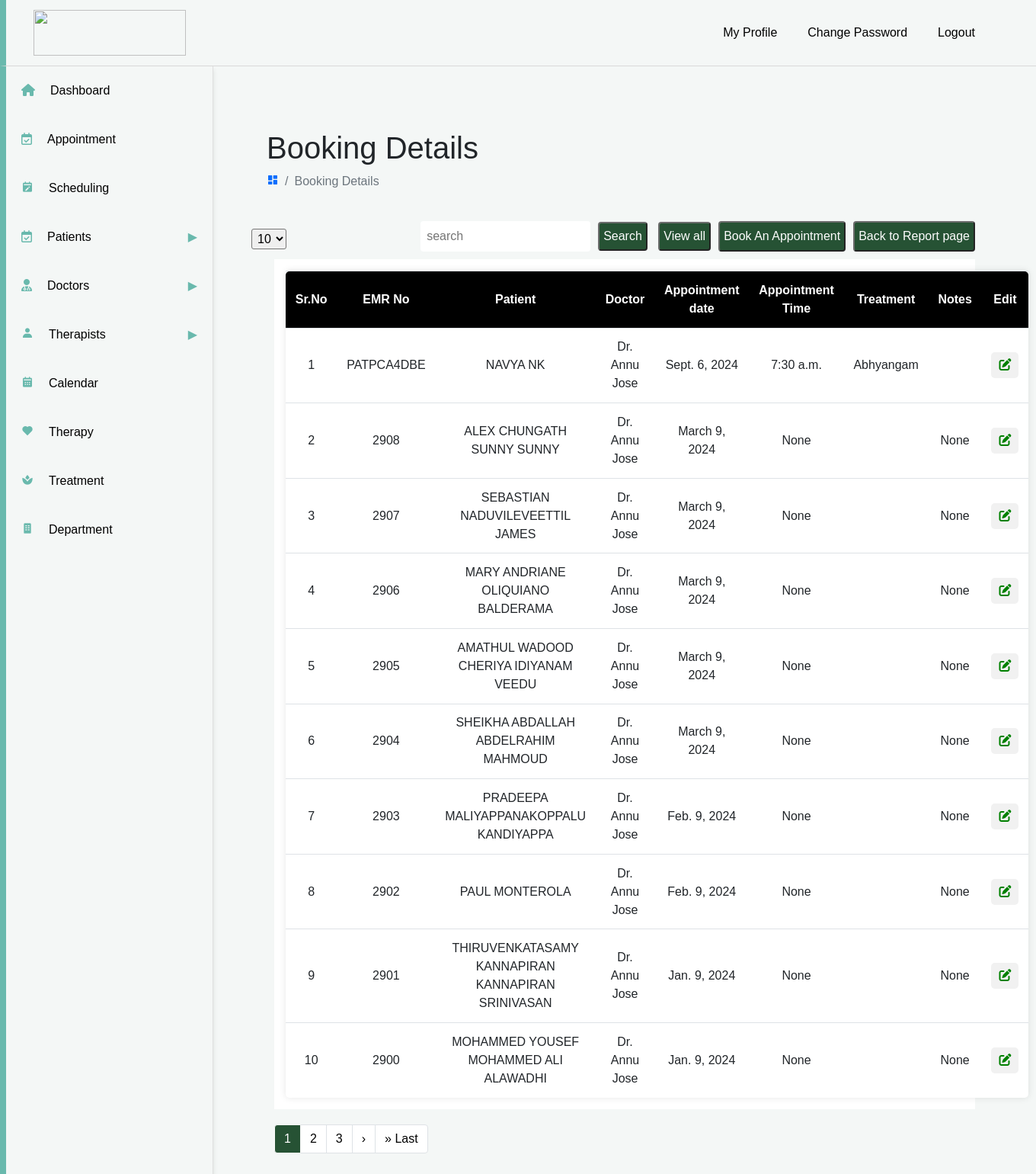
/bookingview (signed in), run on the app's committed database.
### Booking/models.py (models this page shows, shortened)
class booking(models.Model):
    admin=models.ForeignKey(Admin,on_delete=models.CASCADE)
    Doctor=models.ForeignKey(Doctor, on_delete=models.CASCADE)
    patientid = models.ForeignKey(Patient, on_delete=models.CASCADE)
    treatment=models.ForeignKey(Treatment,on_delete=models.CASCADE,null=True)
    reg_date = models.DateField(null=True)
    reg_time = models.TimeField(null=True)
    about=models.TextField(null=True)
    status=models.ForeignKey(Status,on_delete=models.CASCADE,null=True)
    created_at = models.DateTimeField(auto_now_add=True, null=True)

class Patient(models.Model):
    admin=models.ForeignKey(Admin,on_delete=models.CASCADE)
    patient_id = models.CharField(max_length=20, unique=True, editable=False,null=True)
    name = models.CharField(max_length=100)
    gender = models.CharField(max_length=50)
    age = models.IntegerField(null=True)
    DOB=models.CharField(max_length=50)
    phone = models.CharField(max_length=15)
    email = models.CharField(max_length=50,null=True)
    address = models.TextField(null=True)
    blood_gp=models.CharField(max_length=50,null=True)
    doctor=models.ForeignKey(Doctor,on_delete=models.CASCADE,null=True)
    therapy=models.ForeignKey(Therapy,on_delete=models.CASCADE,null=True)
    treatment=models.ForeignKey(Treatment,on_delete=models.CASCADE,null=True)
    note=models.TextField(null=True)
    medicines=models.TextField(null=True)
    number_of_session=models.CharField(max_length=50,null=True)
    Followup =models.CharField(max_length=100,null=True)
    Proposedtreatmentplan=models.CharField(max_length=100,null=True)
    Treatment=models.CharField(max_length=100,null=True)
    Srothusinvolved=models.CharField(max_length=100,null=True)
    Dhathupredominence =models.CharField(max_length=100,null=True)
    Doshapredominence=models.CharField(max_length=100,null=True)
    Amanirama=models.CharField(max_length=100,null=True)
    Regularmedications=models.CharField(max_length=100,null=True)
    PastMedicalandsurgicalhistory=models.CharField(max_length=100,null=True)
    Historyofpresentingcomplaints  =models.CharField(max_length=100,null=True)
    Presentingcomplaints=models.CharField(max_length=100,null=True)
    Menstrualhistory=models.CharField(max_length=100,null=True)
    Allergies=models.CharField(max_length=100,null=True)
    Sleep=models.CharField(max_length=100,null=True)
    Digestion=models.CharField(max_length=100,null=True)
    Clinicaldetails=models.CharField(max_length=100,null=True)
    update_at= models.DateTimeField(auto_now_add=True, null=True)
    status=models.ForeignKey(Status,on_delete=models.CASCADE,null=True)
    def __str__(self):
        return self.name

class Doctor(models.Model):
    Lid=models.ForeignKey(Login,on_delete=models.CASCADE,null=True,blank=True)
    admin=models.ForeignKey(Admin,on_delete=models.CASCADE)
    name=models.CharField(max_length=50)
    contact_no=models.BigIntegerField()
    email_id=models.CharField(max_length=50)
    place = models.CharField(max_length=50)
    gender=models.CharField(max_length=50)
    Speciality=models.CharField(max_length=50)
    About=models.TextField(null=True)
    DOB=models.CharField(max_length=50)
    Image=models.ImageField(upload_to="images/",null=True)
    Department=models.ForeignKey(Department,on_delete=models.CASCADE,null=True)
    def __str__(self):
        return self.name

class Treatment(models.Model):
    Treatment=models.CharField(max_length=50)
    Department=models.ForeignKey(Department,on_delete=models.CASCADE,null=True)

### Booking/views.py (the view)
# urls.py: path('bookingview',views.bookingview,name="bookingview"),
def bookingview(request):
    search_query = request.GET.get('searchitem', '')
    per_page = int(request.GET.get('per_page', 10))
    login_id = request.session.get('alid')# Default to 10 if 'per_page' is not provided
    book_list = booking.objects.filter(admin__Lid_id=login_id).order_by('-id')
    if search_query:
        book_list = book_list.filter(patientid__name__icontains=search_query)
    paginator = Paginator(book_list, per_page)
    page_number = request.GET.get('page')  # Get the page number from the URL
    page_obj = paginator.get_page(page_number)
    context = {
        'page_obj': page_obj,
        'search_query': search_query,
    }
    return render(request,'main/bookingview.html',context)

### Booking/templates/main/bookingview.html (shortened to what this page needs)
<!DOCTYPE html>
<html lang="en">
{% extends "components/header.html" %}
{% load static %}
{% block content %}
  <head>
 </head>
<div class="breadcrumb-sec">
    <h1>Booking Details</h1>
    <ul class="breadcrumb">
    <li class="breadcrumb-item">
    <a href="#"><i class='bx bxs-dashboard'></i></a>
    </li>
    <li class="breadcrumb-item active">
        Booking Details
    </li>
   </ul>
</div>
<div class="sec-1">
 <div class="search-sec">
    <div class="page-select">
        <select id="perPageSelect" onchange="changePerPage()">
            <option value="10" {% if page_obj.paginator.per_page == 10 %} selected {% endif %}>10</option>
        </select>
        </div>
<form class="form"id="searchForm" method="post" action="{% url 'searchbooking' %}">
    <input type="search" name="searchitem" placeholder="search"><button  style="background-color:#033613;opacity: 85%;">Search</button>
    <button style="background-color:#033613;opacity: 85%;"  onclick="window.location.href='/bookingview';">View all</button>
</form>
<button style="background-color:#033613;opacity: 85%;" onclick="window.location.href='/appointment';">Book An Appointment</button>
<button style="background-color:#033613;opacity: 85%;" onclick="window.location.href='/report';">Back to Report page</button>
 </div>
 </div>
   <div class="content">
       <table>
            <tr >
              <th>Sr.No</th>
              <th>EMR No</th>
              <th>Patient</th>
              <th>Doctor</th>
              <th>Appointment date</th>
              <th>Appointment Time</th>
              <th>Treatment</th>
              <th>Notes</th>
              <th width="30">Edit</th>
            <tr>
        <tbody>
            {% for i in page_obj %}
            <tr>
              <td>{{ forloop.counter|add:page_obj.start_index|add:-1 }}</td>
              <td>{{i.patientid.patient_id}}</td>
              <td>{{i.patientid}}</td>
              <td>{{i.Doctor}}</td>
              <td>{{i.reg_date}}</td>
              <td>{{i.reg_time}}</td>
              <td>{{i.treatment.Treatment}}</td>
              <td>{{i.about}}</td>
              <td>
                <div class="dropdown">
                    <button class="dropdown-btn"><i class="fa-solid fa-pen-to-square"></i></button>
                </div>
            </td>
            </tr>
            {% endfor %}
        </tbody>
       </table>
       </div>
       <div class="pagination">
        <ul class="pagination">
            {% for num in page_obj.paginator.page_range %}
            {% if page_obj.number == num %}
            <li class="page-item active">
                <span class="page-link">{{ num }}</span>
            </li>
            {% elif num > page_obj.number|add:-3 and num < page_obj.number|add:3 %}
            <li class="page-item">
                <a class="page-link" href="?{{ request.GET.urlencode|slice:':-1' }}&page={{ num }}&per_page={{ page_obj.paginator.per_page }}">{{ num }}</a>
            </li>
            {% endif %}
            {% endfor %}
            {% if page_obj.has_next %}
            <li class="page-item">
                <a class="page-link" href="?{{ request.GET.urlencode|slice:':-1' }}&page={{ page_obj.next_page_number }}&per_page={{ page_obj.paginator.per_page }}" aria-label="Next">
                    <span aria-hidden="true">&rsaquo;</span>
                </a>
            </li>
            <li class="page-item">
                <a class="page-link" href="?{{ request.GET.urlencode|slice:':-1' }}&page={{ page_obj.paginator.num_pages }}&per_page={{ page_obj.paginator.per_page }}">&raquo; Last</a>
            </li>
            {% endif %}
        </ul>
    </div>
{% endblock %}

### Booking/templates/components/header.html (style rules this page uses)
body { font-family: Arial, sans-serif; }
#content table { width: 100%; border-collapse: collapse; background-color: white; box-shadow: 0 0 10px rgba(0, 0, 0, 0.1); border-radius: 5px; }
table th:first-child { border-top-left-radius: 5px; }
table th:last-child { border-top-right-radius: 5px; }
.page-select select { border-radius:3px; padding:3px; margin-top: 10px; }

### Booking/templates/main/bookingview.html (style rules this page uses)
body { background-color: #f2f2f2; }
table { width:100%; border-collapse: collapse; }
table th { padding: .8rem;text-align: center; background-color: black; color: white; }
table td { padding:.8rem; text-align: center; }
table tr { border-top: 1px solid #dee2e6; }
.content { background-color:#fff; margin:5px 50px; padding:15px; }
.breadcrumb-sec { margin:40px; }
.sec-1 .search-sec { margin:0 50px 10px 0; display: flex; justify-content: flex-end; }
.search-sec input { padding:8px; border-radius: 4px; border: none; }
.sec-1 .search-sec button { border-radius: 4px; background-color: rgb(75, 75, 75); padding:5px; margin-left:10px; color:white; }
.dropdown { position: relative; display: inline-block; }
.dropdown-btn { background-color: transparent; border: none; cursor: pointer; }
.dropdown-btn { background-color: #f1f1f1; color: #008000; border: none; cursor: pointer; padding: 5px 10px; border-radius: 5px; }
.search-sec .page-select { position: absolute; left: 50px; }
.pagination { margin:10px 25px; }
.pagination .page-item.active .page-link { background-color: #033613; opacity: 85%; border-color:white; color:white }
.pagination .page-link { color:black; }

### data on the page
booking: patientid.patient_id "PATPCA4DBE", patientid "NAVYA NK", Doctor "Dr. Annu Jose", reg_date "Sept. 6, 2024", reg_time "7:30 a.m.", treatment.Treatment "Abhyangam"
booking: patientid.patient_id "2908", patientid "ALEX CHUNGATH SUNNY SUNNY", Doctor "Dr. Annu Jose", reg_date "March 9, 2024", reg_time "None", about "None"
booking: patientid.patient_id "2907", patientid "SEBASTIAN NADUVILEVEETTIL JAMES", Doctor "Dr. Annu Jose", reg_date "March 9, 2024", reg_time "None", about "None"
booking: patientid.patient_id "2906", patientid "MARY ANDRIANE OLIQUIANO BALDERAMA", Doctor "Dr. Annu Jose", reg_date "March 9, 2024", reg_time "None", about "None"
booking: patientid.patient_id "2905", patientid "AMATHUL WADOOD CHERIYA IDIYANAM VEEDU", Doctor "Dr. Annu Jose", reg_date "March 9, 2024", reg_time "None", about "None"
booking: patientid.patient_id "2904", patientid "SHEIKHA ABDALLAH ABDELRAHIM MAHMOUD", Doctor "Dr. Annu Jose", reg_date "March 9, 2024", reg_time "None", about "None"
booking: patientid.patient_id "2903", patientid "PRADEEPA MALIYAPPANAKOPPALU KANDIYAPPA", Doctor "Dr. Annu Jose", reg_date "Feb. 9, 2024", reg_time "None", about "None"
booking: patientid.patient_id "2902", patientid "PAUL MONTEROLA", Doctor "Dr. Annu Jose", reg_date "Feb. 9, 2024", reg_time "None", about "None"
booking: patientid.patient_id "2901", patientid "THIRUVENKATASAMY KANNAPIRAN KANNAPIRAN SRINIVASAN", Doctor "Dr. Annu Jose", reg_date "Jan. 9, 2024", reg_time "None", about "None"
booking: patientid.patient_id "2900", patientid "MOHAMMED YOUSEF MOHAMMED ALI ALAWADHI", Doctor "Dr. Annu Jose", reg_date "Jan. 9, 2024", reg_time "None", about "None"

### other printed values
{{ num }} "1"
{{ num }} "2" "3"
